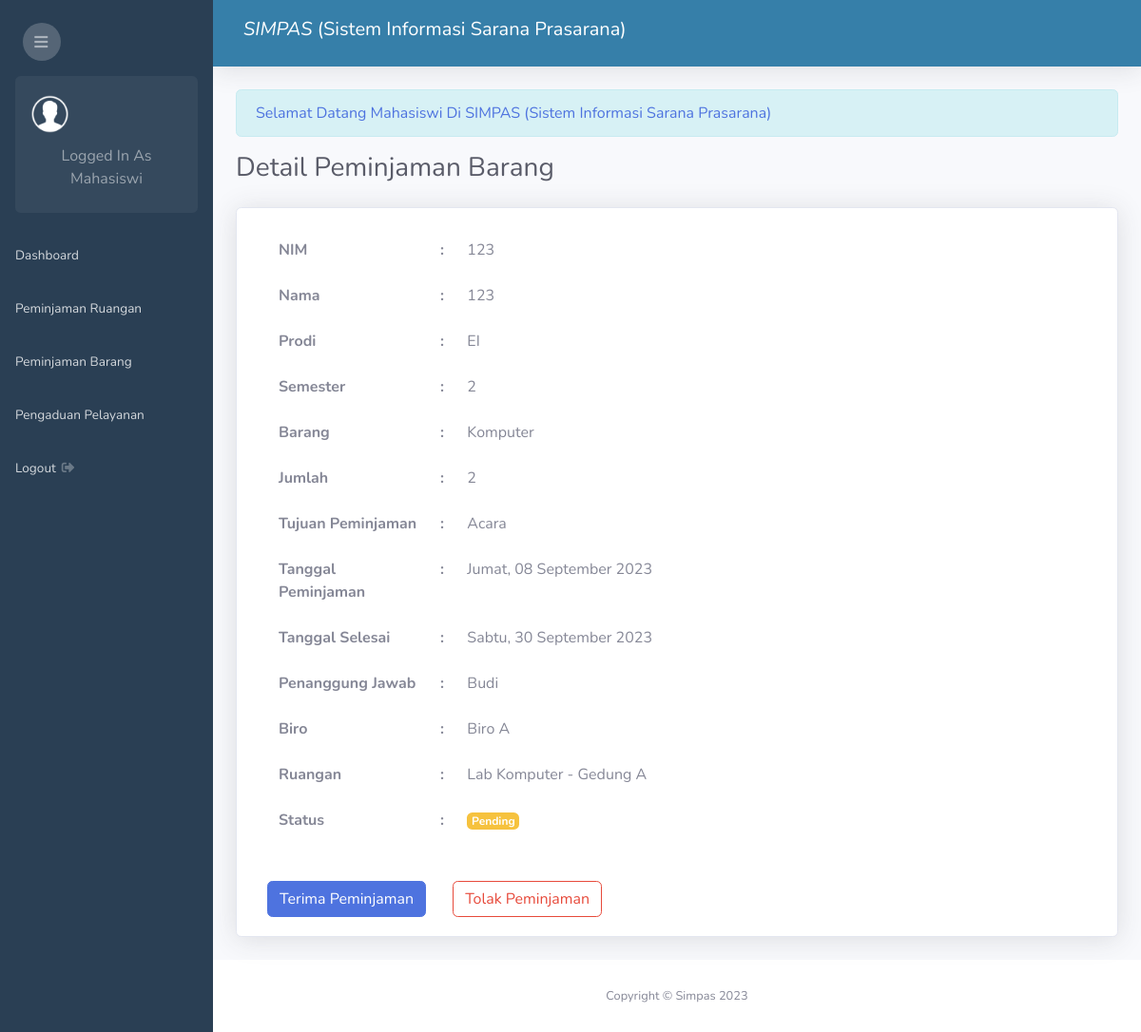
The app's page /admin.php?page=view-peminjaman-barang&id=4 (signed in) with its own data.
### tables this page shows
CREATE TABLE `peminjaman_barang` (
  `id_peminjaman_barang` int NOT NULL,
  `mahasiswa_id` int NOT NULL,
  `barang_kd` varchar(25) NOT NULL,
  `jumlah_barang` int NOT NULL,
  `tujuan` text NOT NULL,
  `tanggal_peminjaman` date NOT NULL,
  `tanggal_selesai` date NOT NULL,
  `status` enum('Returned','Approved','Disapproved','Pending') DEFAULT 'Pending',
  `created_at` timestamp NOT NULL DEFAULT CURRENT_TIMESTAMP,
  `user_id` int DEFAULT NULL,
  `dosen_id` int NOT NULL,
  `biro_id` int NOT NULL,
  `ruangan_id` int NOT NULL
);

CREATE TABLE `mahasiswa` (
  `id_mahasiswa` int NOT NULL,
  `nama_mahasiswa` varchar(200) NOT NULL,
  `nim` varchar(50) NOT NULL,
  `semester` int NOT NULL,
  `prodi` varchar(100) NOT NULL,
  `password` varchar(100) NOT NULL
);

CREATE TABLE `barang` (
  `kd_barang` varchar(25) NOT NULL,
  `nama_barang` varchar(100) NOT NULL,
  `kategori_id` int NOT NULL,
  `spesifikasi` varchar(100) NOT NULL,
  `lokasi` varchar(100) NOT NULL,
  `status_barang` varchar(50) NOT NULL,
  `total` int NOT NULL,
  `merek_id` int NOT NULL
);

CREATE TABLE `dosen` (
  `id_dosen` int NOT NULL,
  `nik` varchar(30) NOT NULL,
  `nama_dosen` varchar(200) NOT NULL
);

CREATE TABLE `biro` (
  `id_biro` int NOT NULL,
  `nama_biro` varchar(100) NOT NULL
);

CREATE TABLE `ruangan` (
  `id_ruangan` int NOT NULL,
  `nama_ruangan` varchar(100) NOT NULL,
  `gedung_id` int NOT NULL
);

CREATE TABLE `gedung` (
  `id_gedung` int NOT NULL,
  `nama_gedung` varchar(100) NOT NULL
);

### date_formatter.php (called while the page is built, shortened)
<?php
function formatDateIndonesia2($timestamp) {
    $dateTime = new DateTime($timestamp);
    $formattedDate = $dateTime->format('l, d F Y');
    $dayTranslation = [
        'Monday'    => 'Senin',
        'Tuesday'   => 'Selasa',
        'Wednesday' => 'Rabu',
        'Thursday'  => 'Kamis',
        'Friday'    => 'Jumat',
        'Saturday'  => 'Sabtu',
        'Sunday'    => 'Minggu',
    ];
    $monthTranslation = [
        'January'   => 'Januari',
        'February'  => 'Februari',
        'March'     => 'Maret',
        'April'     => 'April',
        'May'       => 'Mei',
        'June'      => 'Juni',
        'July'      => 'Juli',
        'August'    => 'Agustus',
        'September' => 'September',
        'October'   => 'Oktober',
        'November'  => 'November',
        'December'  => 'Desember',
    ];
    foreach ($dayTranslation as $en => $id) {
        $formattedDate = str_replace($en, $id, $formattedDate);
    }
    foreach ($monthTranslation as $en => $id) {
        $formattedDate = str_replace($en, $id, $formattedDate);
    }
    return $formattedDate;
}
?>

### peminjaman_barang/view.php (the view, shortened to what this page needs)
<?php require 'date_formatter.php'; ?>
<h1 class="h3 mb-4 text-gray-800">Detail Peminjaman Barang</h1>
<div class="card shadow mb-4">
    <div class="card-body">
        <div class="col-md-8">
            <?php
            $id_peminjaman_barang = $_GET['id'];
            $sql = "SELECT * FROM peminjaman_barang LEFT JOIN barang ON peminjaman_barang.barang_kd = barang.kd_barang LEFT JOIN mahasiswa ON peminjaman_barang.mahasiswa_id = mahasiswa.id_mahasiswa LEFT JOIN biro ON peminjaman_barang.biro_id = biro.id_biro LEFT JOIN dosen ON dosen.id_dosen = peminjaman_barang.dosen_id LEFT JOIN ruangan ON ruangan.id_ruangan = peminjaman_barang.ruangan_id LEFT JOIN gedung ON gedung.id_gedung = ruangan.gedung_id LEFT JOIN user ON peminjaman_barang.user_id = user.id_user WHERE id_peminjaman_barang='$id_peminjaman_barang'";
            $result = $conn->query($sql);
            $data = $result->fetch_assoc();
            ?>
            <table class="table table-borderless">
                <tr>
                    <th width="30%">NIM</th>
                    <th width="5%"> : </th>
                    <td><?php echo $data['nim'] == '' ? '-' : $data['nim']; ?></td>
                </tr>
                <tr>
                    <th>Nama</th>
                    <th> : </th>
                    <td><?php echo $data['nama_mahasiswa'] == '' ? '-' : $data['nama_mahasiswa']; ?></td>
                </tr>
                <tr>
                    <th>Prodi</th>
                    <th> : </th>
                    <td><?php echo $data['prodi'] == '' ? '-' : $data['prodi'];?></td>
                </tr>
                <tr>
                    <th>Semester</th>
                    <th> : </th>
                    <td><?php echo $data['semester'] == '' ? '-' : $data['semester']; ?></td>
                </tr>
                <tr>
                    <th>Barang</th>
                    <th> : </th>
                    <td><?php echo $data['nama_barang'] == '' ? '-' : $data['nama_barang'];?></td>
                </tr>
                <tr>
                    <th>Jumlah</th>
                    <th> : </th>
                    <td><?php echo $data['jumlah_barang'] ?></td>
                </tr>
                <tr>
                    <th>Tujuan Peminjaman</th>
                    <th> : </th>
                    <td><?php echo $data['tujuan'] ?></td>
                </tr>
                <tr>
                    <th>Tanggal Peminjaman</th>
                    <th> : </th>
                    <td><?php echo formatDateIndonesia2($data['tanggal_peminjaman']) ?></td>
                </tr>
                <tr>
                    <th>Tanggal Selesai</th>
                    <th> : </th>
                    <td><?php echo formatDateIndonesia2($data['tanggal_selesai']) ?></td>
                </tr>
                <tr>
                    <th>Penanggung Jawab</th>
                    <th> : </th>
                    <td><?php echo $data['nama_dosen'] == '' ? '-' : $data['nama_dosen'];?></td>
                </tr>
                <tr>
                    <th>Biro</th>
                    <th> : </th>
                    <td><?php echo $data['nama_biro'] == '' ? '-' : $data['nama_biro'];?></td>
                </tr>
                <tr>
                    <th>Ruangan</th>
                    <th> : </th>
                    <td><?php echo $data['nama_ruangan'] == '' ? '-' : $data['nama_ruangan'] .' - '. $data['nama_gedung']; ?></td>
                </tr>
                <tr>
                    <th>Status</th>
                    <th> : </th>
                    <td>
                        <?php if($data['status'] == "Pending"){ ?>
                            <span class="badge badge-warning"><?php echo $data['status'] ?></span>
                        <?php } elseif($data['status'] == "Disapproved") { ?>
                            <span class="badge badge-danger"><?php echo $data['status'] ?></span>
                        <?php } elseif($data['status'] == "Approved") { ?>
                            <span class="badge badge-success"><?php echo $data['status'] ?></span>
                        <?php } else { ?>
                            <span class="badge badge-primary"><?php echo $data['status'] ?></span>
                        <?php } ?>
                    </td>
                </tr>
            </table>
                <?php if($_SESSION['level'] != 'user') { ?>
                <form action="" method="POST">
                    <?php if($data['status'] == "Pending") { ?>
                    <button type="submit" class="btn btn-primary mt-4" name="terima">Terima Peminjaman</button>
                    <button type="submit" class="btn btn-outline-danger mt-4 ml-4" name="tolak">Tolak Peminjaman</button>
                    <?php } ?>
                </form>
            <?php } ?>
        </div>
    </div>
</div>

### records on screen
peminjaman_barang: mahasiswa.nim "123", mahasiswa.nama_mahasiswa "123", mahasiswa.prodi "EI", mahasiswa.semester "2", barang.nama_barang "Komputer", jumlah_barang "2", tujuan "Acara", tanggal_peminjaman "Jumat, 08 September 2023", tanggal_selesai "Sabtu, 30 September 2023", dosen.nama_dosen "Budi", biro.nama_biro "Biro A", ruangan.nama_ruangan "Lab Komputer", gedung.nama_gedung "Gedung A", status "Pending"

### other values on screen
$_SESSION['level'] "Mahasiswi"
